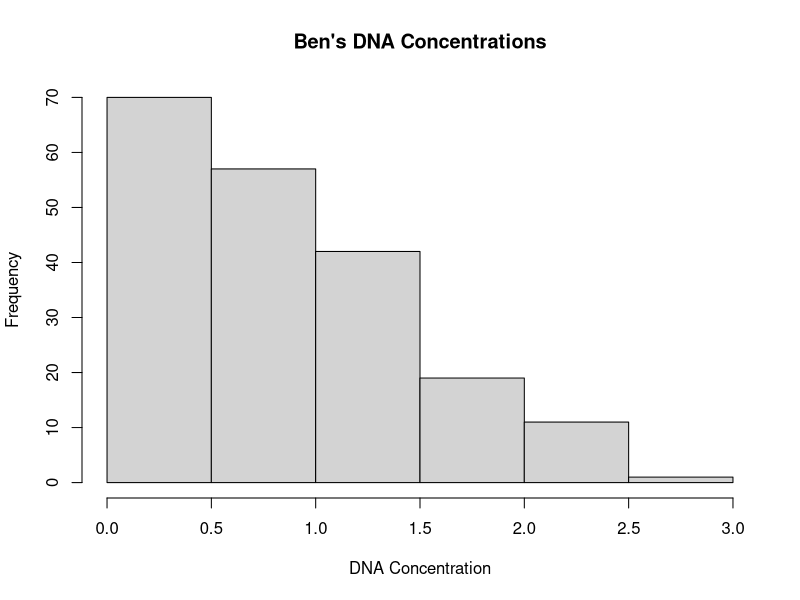
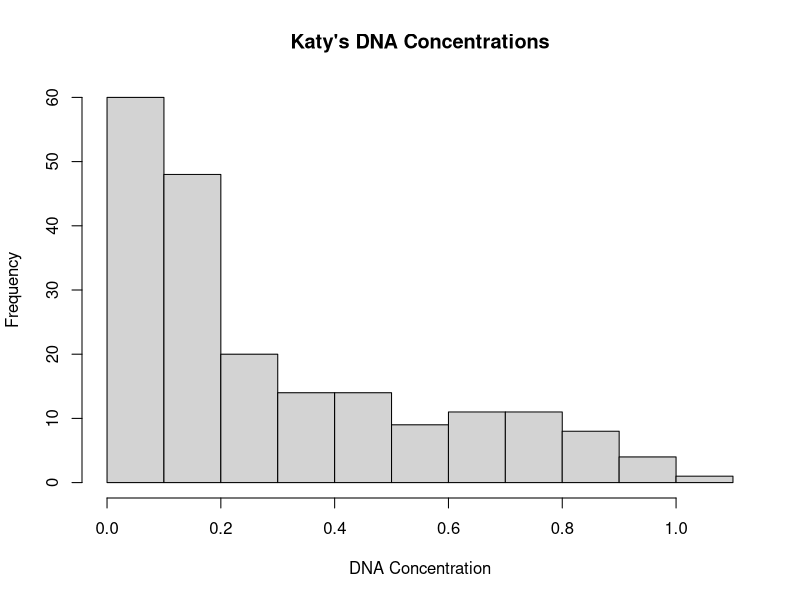
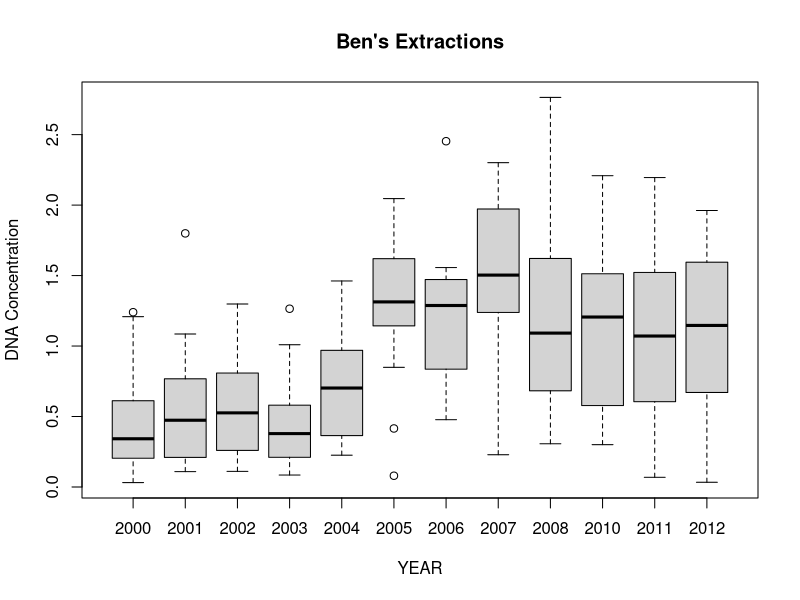
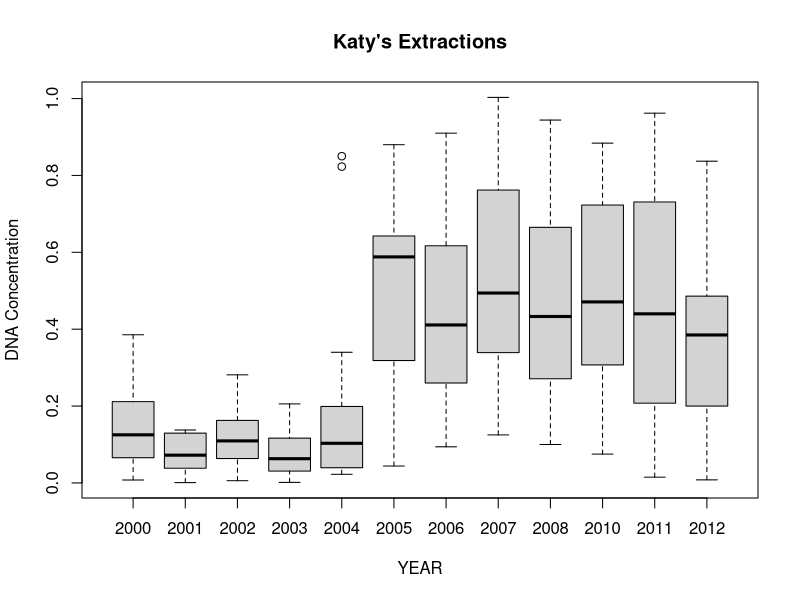
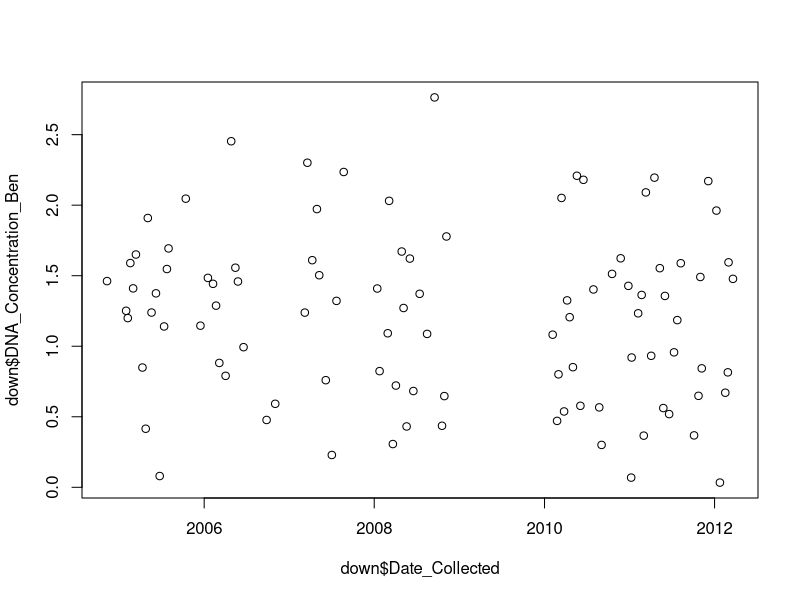
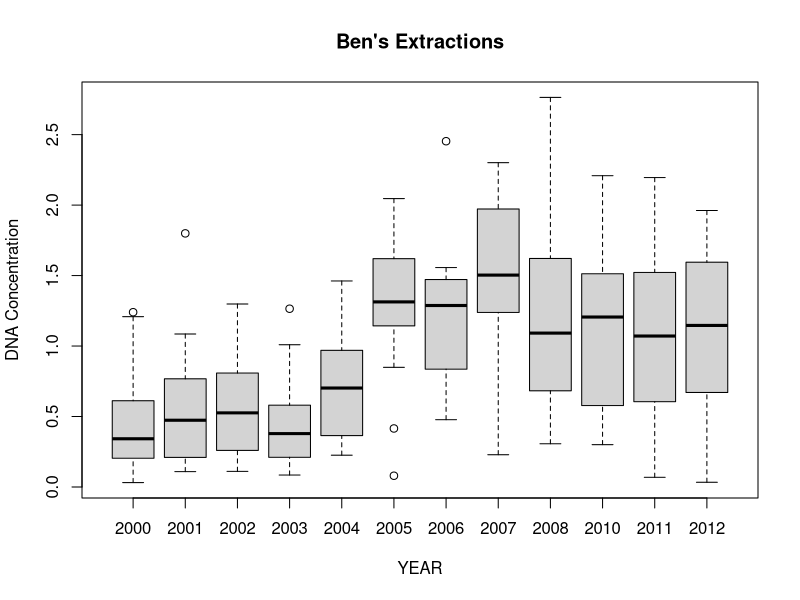
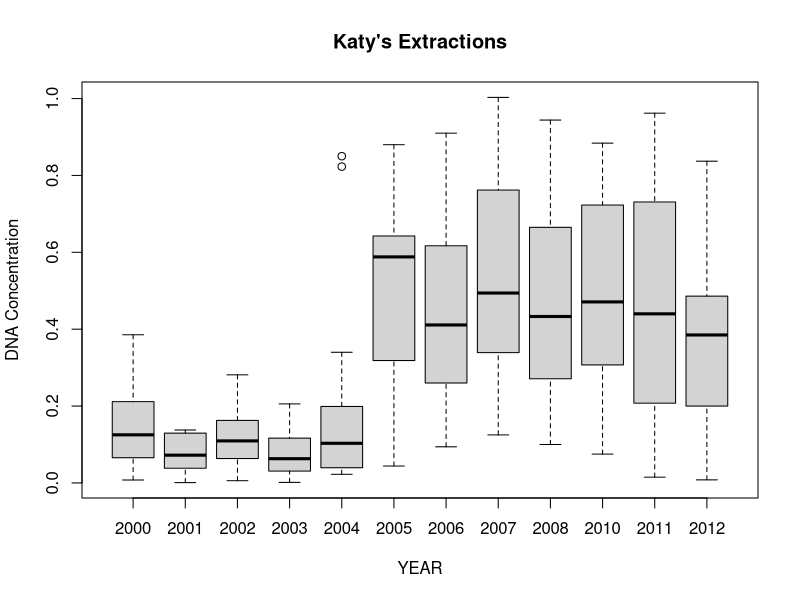
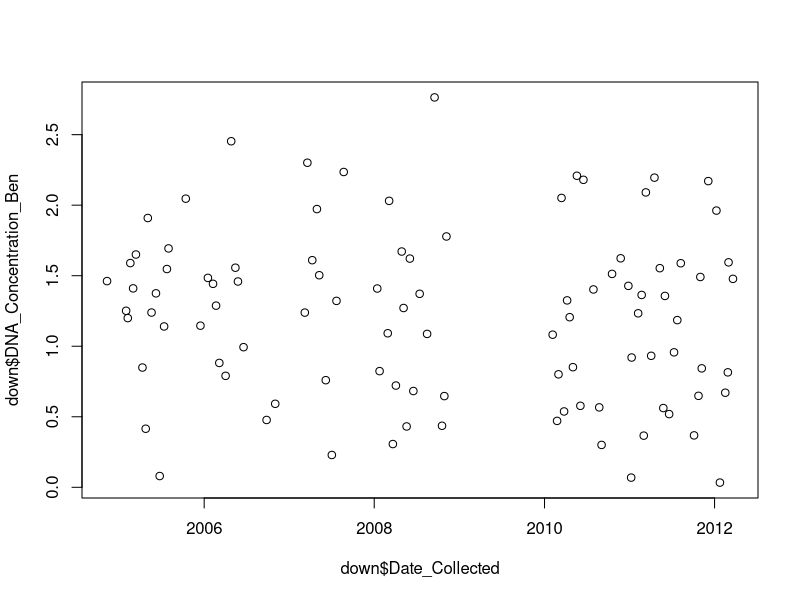

Write R code to recreate these figures, in order.
library(tidyverse)
library(ggplot2)
library(dplyr)
#Read in Data

data <- read.csv("DNA_Conc_by_Extraction_Date.csv")

#Task1: Histogram of Ben's Data

hist(data$DNA_Concentration_Ben,xlab = "DNA Concentration", main = "Ben's DNA Concentrations")

# Histogram of Katy's Data

hist(data$DNA_Concentration_Katy, xlab = "DNA Concentration", main = "Katy's DNA Concentrations")






#Task2: Ben's Plot Recreation

boxplot(DNA_Concentration_Ben~Year_Collected,data= data, main="Ben's Extractions", 
        xlab="YEAR", ylab="DNA Concentration")

#Task2: Katy's Plot Recreation

boxplot(DNA_Concentration_Katy~Year_Collected,data= data, main="Katy's Extractions", 
        xlab="YEAR", ylab="DNA Concentration")

#Task3: Saving Ben's Plot as JPEG

jpeg('PITT_Plot2.jpeg')
boxplot(DNA_Concentration_Ben~Year_Collected,data= data, main="Ben's Extractions", 
        xlab="YEAR", ylab="DNA Concentration")
dev.off()

#Task3: Saving Katy's Plot as JPEG

jpeg('PITT_Plot1.jpeg')
boxplot(DNA_Concentration_Katy~Year_Collected,data= data, main="Katy's Extractions", 
        xlab="YEAR", ylab="DNA Concentration")
dev.off()

#Task4: Year of Ben's lowest performance relative to Katy's
lowest = data %>% group_by(Year_Collected) %>%
  summarise(avg.diff = abs(mean(DNA_Concentration_Ben) - mean(DNA_Concentration_Katy)))
lowest %>% filter(avg.diff == min(lowest$avg.diff))


difference <- data$DNA_Concentration_Ben - data$DNA_Concentration_Katy

mindifference <- which(difference == min(difference))

data[mindifference,"Year_Collected"]

#Task 5:

down <- data[data$Lab == "Downstairs",]
down$Date_Collected <- as.POSIXct(down$Date_Collected)
plot(x=down$Date_Collected,y=down$DNA_Concentration_Ben)

jpeg('Ben_DNA_over_time.jpeg')
plot(x=down$Date_Collected,y=down$DNA_Concentration_Ben)
dev.off()


#Highest Average DNA Concentration

ben_sub = data %>% group_by(Year_Collected) %>%
  summarise(Bens_Average = mean(DNA_Concentration_Ben))

ben_sub

write.csv(ben_sub, "Ben_Average_Conc.csv")

